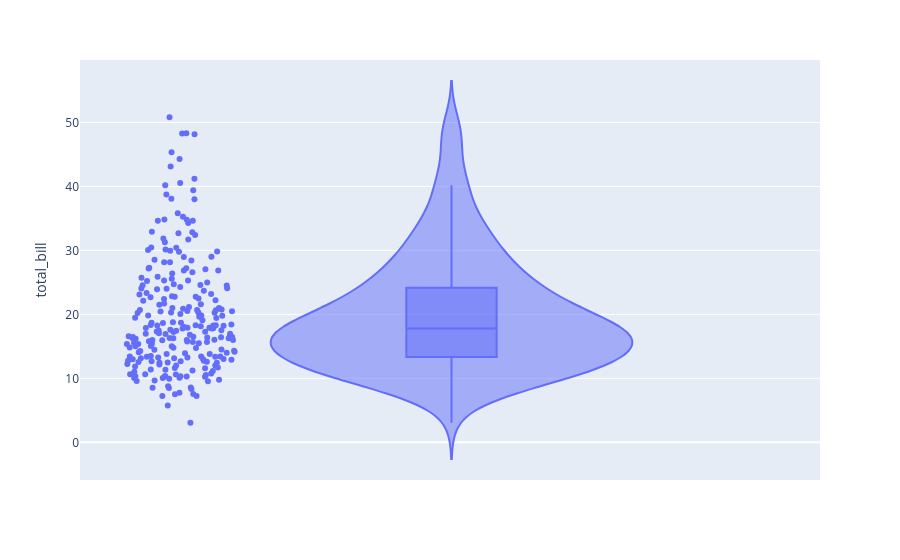

Notebook code for this chart:
### Markdown cell above
Violin plot with box and data points

### Code cell
df = px.data.tips()
fig = px.violin(df, y="total_bill", box=True, # draw box plot inside the violin
                points='all', # can be 'outliers', or False
               )
fig.show()

### Figure 1 — Plotly figure (JSON) as saved in the notebook; plotly's stock layout.template omitted (floating-point values rounded to 4 significant figures; data arrays with more than 128 entries replaced by an {"elided": "..."} marker saying what was removed)
{"data": [{"alignmentgroup": "True", "box": {"visible": true}, "hovertemplate": "total_bill=%{y}<extra></extra>", "legendgroup": "", "marker": {"color": "#636efa"}, "name": "", "offsetgroup": "", "orientation": "v", "points": "all", "scalegroup": "True", "showlegend": false, "type": "violin", "x0": " ", "xaxis": "x", "y": {"elided": "244 float values"}, "y0": " ", "yaxis": "y"}], "layout": {"legend": {"tracegroupgap": 0}, "margin": {"t": 60}, "violinmode": "group", "xaxis": {"anchor": "y", "domain": [0, 1]}, "yaxis": {"anchor": "x", "domain": [0, 1], "title": {"text": "total_bill"}}}}
